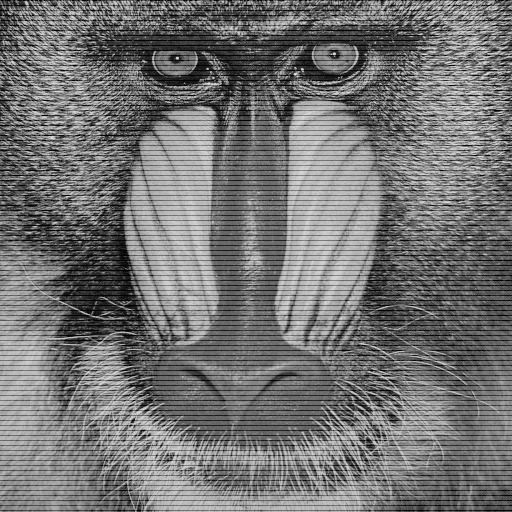
#> input picture image processing/10/mandrill_hBars.png, 512 x 512 px; the run also reads 1 picture not shown here
$ python Aufgabe4.py
#> lines starting #> are read from the running program, lines starting #| are printed output that depends on the picture
#!/usr/bin/env python3
# -*- coding: utf-8 -*-

import numpy as np
import skimage.io as io
import matplotlib.pyplot as plt

#Alter Kram
def show(img,title="",col="gray"):
    plt.title(title)
    plt.imshow(img,cmap=col)
    plt.show()
def reshape(img,max):
    #Untere Grenze auf 0
    img = img-np.min(img)
    #Obere Grenze auf 1
    img = img/np.max(img)
    #Obere Grenze auf max
    return img*max
def yxMid(shape):
    return np.round([(shape[0]-1)/2,
                     (shape[1]-1)/2]).astype(int)
def lowpass(mag,dmax=18):
    mag2 = np.copy(mag) #Erstelle Ergebnissvariable
    shape = mag.shape #Extrahiere Größe
    mid = yxMid(shape)#Berechne Mittelpunkt
    for y,x in np.ndindex(shape):
        #Berechne Entfernung zum Mittelpunkt
        d = np.sqrt((y-mid[0])**2
                    +(x-mid[1])**2)
        if d > dmax: ##Falls mehr als dmax Pixel entfernt
            mag2[y,x] = 1e-10 #Ignoriere Wert
    return mag2
def highpass(mag,dmin=18):
    mag2 = np.copy(mag) #Erstelle Ergebnissvariable
    shape = mag.shape #Extrahiere Größe
    mid = yxMid(shape)#Berechne Mittelpunkt
    for y,x in np.ndindex(shape):
        #Berechne Entfernung zum Mittelpunkt
        d = np.sqrt((y-mid[0])**2
                    +(x-mid[1])**2)
        if d <= dmin: ##Falls weniger/gleich dmax Pixel entfernt
            mag2[y,x] = 1e-10 #Ignoriere Wert
    return mag2
def fourrier(img):
    fourrier = np.fft.fft2(img) #Fourrier-Transformation
    fourrierCentered = np.fft.fftshift(fourrier) #Zentrierung
    magnitudes = np.abs(fourrierCentered) #Fourrierspektrum
    phases = np.angle(fourrierCentered) #Phasenspektrum
    return magnitudes,phases
def combine(mag,pha):
    fourrierCentered2 = mag * np.exp(1j*pha) #Kombiniere
    fourrier2 = np.fft.ifftshift(fourrierCentered2) #Dezentriere
    img = np.real(np.fft.ifft2(fourrier2)) #inverse Fourrier-Transformation
    return img


#Aufgabenteil-1
hBars = io.imread("mandrill_hBars.png")
#> hBars is the input picture: shape (512, 512); min 0, max 232, mean 115.3
show(hBars, "Original")
hMag,hPha = fourrier(hBars)
#> in fourrier, `phases = np.angle(fourrierCentered)`:
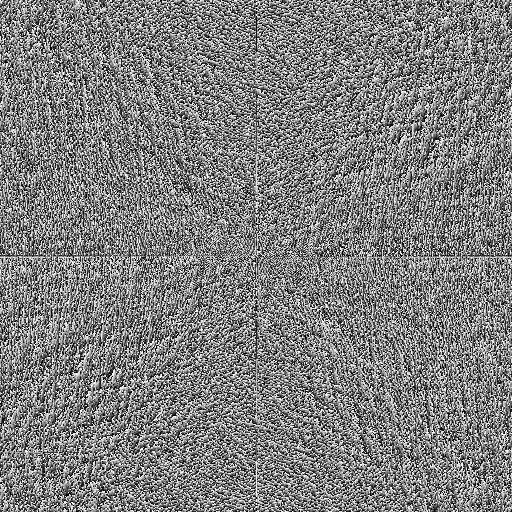
#> phases: shape (512, 512) float64; min -3.14, max 3.14, mean 2.4e-05; drawn with min black and max white
show(np.log(hMag), "Fourrierspektrum")
#> call 2 of show, with title = 'Fourrierspektrum', col = 'gray'
#> in show (call 2), `plt.show()`:
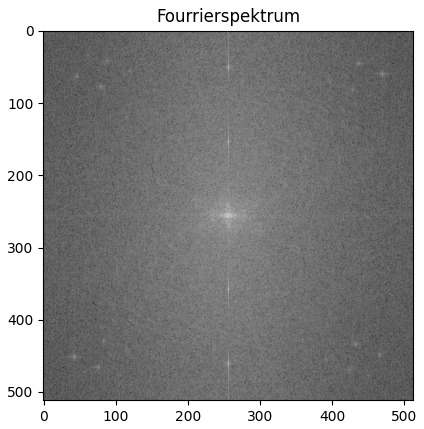
#> figure drawn by matplotlib, 1 panel
show(hPha, "Phasenspektrum")
#Man sieht in den 4 Ecken jeweils eine Gruppe von 3-4 Punkten
#Scheinbar geht es aber um die 4Punkte(mit schwachen Linien) bei [256,:].
#Denn die Vertikalen Linen stellen die horizontalen aus dem Original dar.
#Die nähesten Punkte sind ca 105 Pixel über und unterm Mittelpunkt
#Also achte ich nun nurnoch auf Werte mit max. Distanz von 105-10=95.
hMagLow = lowpass(hMag,95)
show(np.log(hMagLow), "Tiefpass Fourrierspektrum")
#> call 4 of show, with title = 'Tiefpass Fourrierspektrum', col = 'gray'
#> in show (call 4), `plt.show()`:
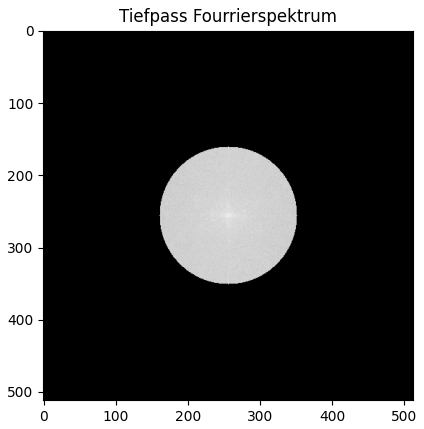
#> figure drawn by matplotlib, 1 panel
hBars2 = combine(hMagLow,hPha)
#> in combine, `img = np.real(np.fft.ifft2(fourrier2))`:
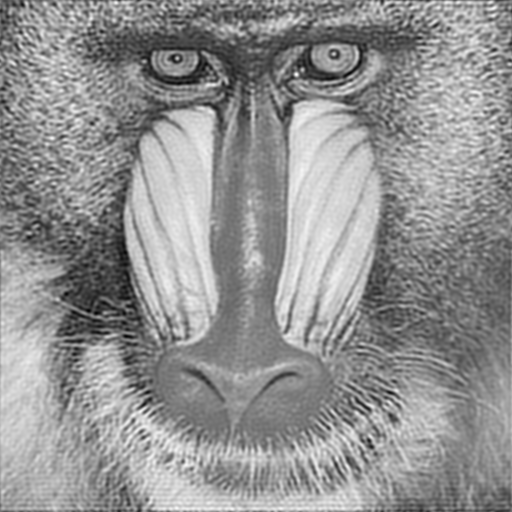
#> img: shape (512, 512) float64; min -13.1, max 210, mean 115.3; drawn with min black and max white
show(hBars2, "Tiefpass bei 95")
#Nun sind die horizontalen Streifen alle verschwunden das Bild heller.
#Negativ ist aber, dass die hochfrequentesten Anteile entfernt wurden.


#Aufgabenteil-2
hMagManual = np.copy(hMag)
hMagManual[:70,253:261] = 1e-10
#> hMagManual: shape (512, 512) float64; min 1e-10, max 30232192, mean 10942.2
hMagManual[120:180,253:261] = 1e-10
#> hMagManual: shape (512, 512) float64; min 1e-10, max 30232192, mean 10859.3
hMagManual[(512-180):(512-120),253:261] = 1e-10
#> hMagManual: shape (512, 512) float64; min 1e-10, max 30232192, mean 10775.2
hMagManual[(512-70):512,253:261] = 1e-10
#> hMagManual: shape (512, 512) float64; min 1e-10, max 30232192, mean 10710
show(np.log(hMagManual), "Manuelles Fourrierspektrum")
#> in show (call 6), `plt.show()`:
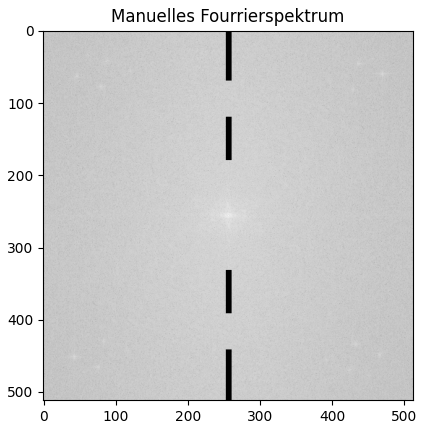
#> figure drawn by matplotlib, 1 panel
hBars3 = combine(hMagManual, hPha)
#> in combine (call 2), `img = np.real(np.fft.ifft2(fourrier2))`:
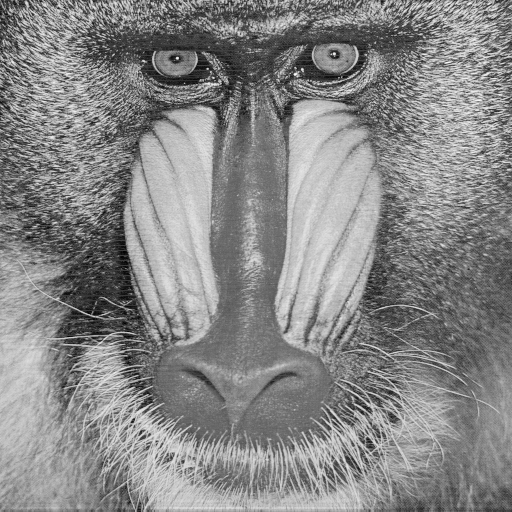
#> img: shape (512, 512) float64; min -9.14, max 225.3, mean 115.3; drawn with min black and max white
show(hBars3, "Manueller Frequenzfilter")
#Nun ist das Bild weniger aufgehellt und enthält
#auch noch die höchsten Frequenzanteile


#Aufgabenteil-3
hvBars = io.imread("mandrill_hvBars.png")
show(hvBars, "Original")
hvMag,hvPha = fourrier(hvBars)
#> in fourrier (call 2), `phases = np.angle(fourrierCentered)`:
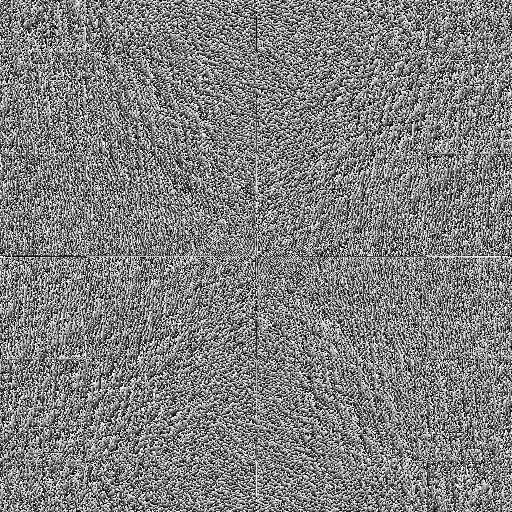
#> phases: shape (512, 512) float64; min -3.14, max 3.14, mean 3.6e-05; drawn with min black and max white
show(np.log(hvMag), "Fourrierspektrum")

#Man kann nun wie zuvor entweder mit Tief/Hochpass-Filtern arbeiten,
#oder wieder manuell die passenden Frequenzen verdecken.

"""
#Einfach und schnell, aber mehr Fehler:
hvMag2 = lowpass(hvMag,80)
show(np.log(hvMag2), "Neues Frequenzspektrum1")
hvBars2 = combine(hvMag2, hvPha)
show(hvBars2, "Tiefpass bei 80")
"""

#Manuell, aber schärfer/hochfrequenter:
hvMag3 = np.copy(hvMag)
#vertikale
hvMag3[:70,253:261] = 1e-10
#> hvMag3: shape (512, 512) float64; min 1e-10, max 25069032, mean 11011
hvMag3[120:180,253:261] = 1e-10
#> hvMag3: shape (512, 512) float64; min 1e-10, max 25069032, mean 10930
hvMag3[(512-180):(512-120),253:261] = 1e-10
#> hvMag3: shape (512, 512) float64; min 1e-10, max 25069032, mean 10847.9
hvMag3[(512-70):512,253:261] = 1e-10
#> hvMag3: shape (512, 512) float64; min 1e-10, max 25069032, mean 10782.5
#horizontale
hvMag3[253:260,0:150] = 1e-10
#> hvMag3: shape (512, 512) float64; min 1e-10, max 25069032, mean 10671.4
hvMag3[253:260,(512-150):512] = 1e-10
#> hvMag3: shape (512, 512) float64; min 1e-10, max 25069032, mean 10560.1
show(np.log(hvMag3), "Neues Frequenzspektrum2")
hvBars3 = combine(hvMag3, hvPha)
show(hvBars3, "Manuell gefiltert")
